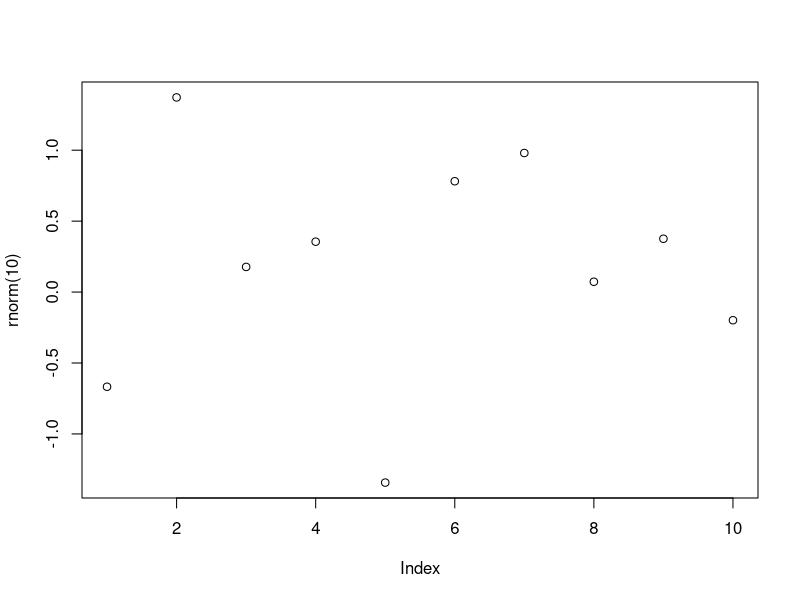

Source code (R): (Note: this script raises an error after producing the figure.)
# FUNÇÕES

# HELP
?sample
args(sample) # amostra
args(mean)
args(sd) #sd -> standard desviation (desvio padrão)

# FUNÇÕES BUILT-IN
abs(-43) # valor absoluto
sum(c(1:5))
mean(c(1:5)) # média
round(c(1.1:5.8))
rev(c(1:5)) # reverso
seq(1:5)
sort(rev(c(1:5)))
append(c(1:5),6) # adiciona elemento ao final de uma lista

vec1 <- c(1.5,2.5,8.4,3.7,6.3)
vec2 <- rev(vec1)
vec2

# FUNÇÕES DENTRO DE FUNÇÕES
plot(rnorm(10))
mean(c(abs(vec1),abs(vec2)))

# CRIANDO FUNÇÕES
minhaFuncao <- function(x){x+x}
minhaFuncao(10)
class(minhaFuncao)

minhaFuncao2 <- function(a,b){
  valor = a^b
  print(valor)
}

minhaFuncao2(3,2)

jogandoDados <- function(){
  num <- sample(1:6,size = 1) # variável local
  num
}

jogandoDados()

# ESCOPO
print(num)
num <- c(1:6)
num # variável global

# FUNÇÕES SEM NÚMERO DEFINIDO DE ARGUMENTOS
vec1 <- (10:13)
vec2 <- c("a","b","c","d")
vec3 <- c(6.5,9.2,11.9,5.1)

# (...) -> os três pontos indica que não tem número fixo de parâmetros para passar.
minhaFuncao3 <- function(...){
  df = data.frame(cbind(...))
  print(df)
}

minhaFuncao3(vec1)
minhaFuncao3(vec2,vec3)
minhaFuncao3(vec1,vec2,vec3)

# FUNÇÕES BUILT-IN (não reivente a roda!)
# Comparação de eficiência entre função vetorizada e função "vetorizada no R"

x <- 1:1000000

# Função que calcula a raiz quadrada de cada elemento de um vetor de números
minhaRaiz <- function(numeros){
  resp <- numeric(length(numeros))
  for(i in seq_along(numeros)){
    resp[i] <- sqrt(numeros[i])
  }
  return(resp)
}

system.time(x2a <- minhaRaiz(x))
system.time(x2b <- sqrt(x))

# nossa máquina pode apresentar resultado diferente por conta da precisão de cálculo do processo
identical(x2a,x2b)









